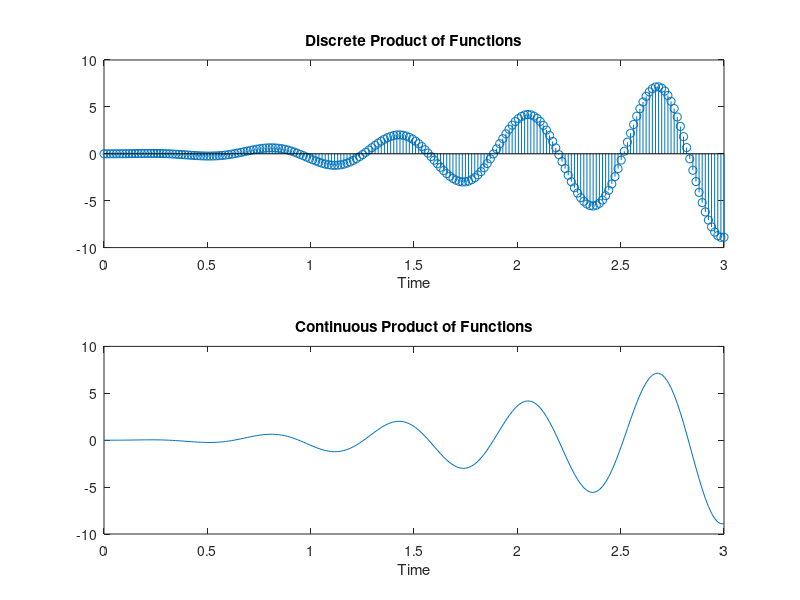

Source code (MATLAB):
t= linspace(0,3,200);
z3= t.^2;
z4= sin(10*t);
z=z3.*z4;
figure(2)
subplot(211)
stem(t,z)
xlabel('Time')
title('Discrete Product of Functions')
subplot(212)
plot(t,z)
xlabel('Time')
title('Continuous Product of Functions')
